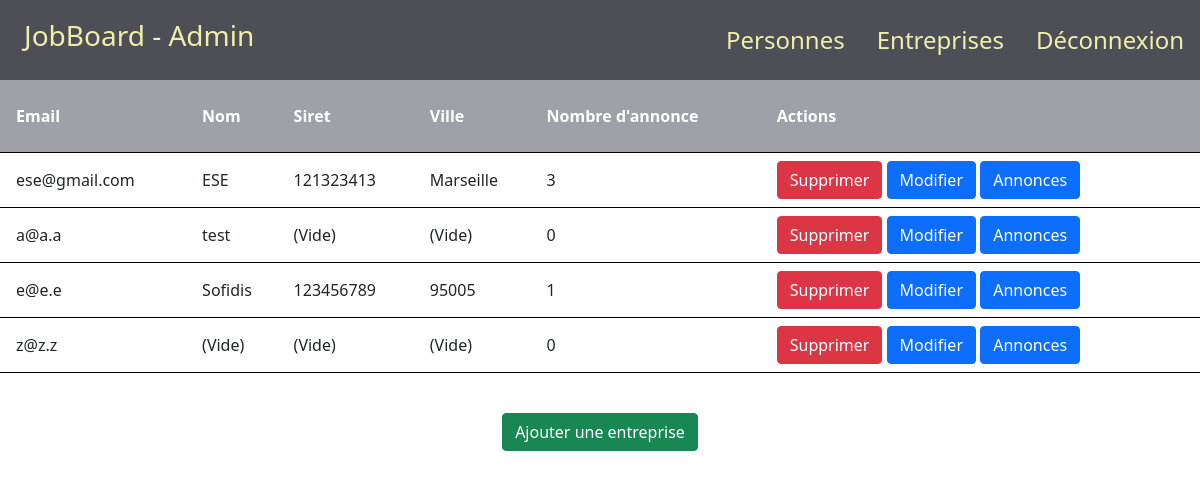
The app's page /admin/companie.php with its own data.
### tables this page shows
CREATE TABLE IF NOT EXISTS `companies` (
  `id` int(11) NOT NULL AUTO_INCREMENT,
  `name_e` varchar(255) DEFAULT NULL,
  `email` varchar(255) DEFAULT NULL,
  `password` varchar(255) DEFAULT NULL,
  `phone` varchar(255) DEFAULT NULL,
  `website` text,
  `addr` varchar(255) DEFAULT NULL,
  `postal_code` varchar(255) DEFAULT NULL,
  `city` varchar(255) DEFAULT NULL,
  `siret` varchar(255) DEFAULT NULL,
  PRIMARY KEY (`id`)
);

### admin/companie.php (the view, shortened to what this page needs)
<!DOCTYPE html>
<html lang="en">
<head>
    <link rel="stylesheet" href="https://cdnjs.cloudflare.com/ajax/libs/twitter-bootstrap/5.1.0/css/bootstrap.min.css">
    <link rel="stylesheet" href="https://cdnjs.cloudflare.com/ajax/libs/font-awesome/5.15.4/css/all.min.css">
    <link rel="stylesheet" href="style/accueil.css">
    <link rel="stylesheet" href="style/nav.css">
</head>
<body>
    <?php
    require_once("../configs/database.php");
    require_once("component/nav.php");
    ?>
    <table>
        <tr>
            <th>Email</th>
            <th>Nom</th>
            <th>Siret</th>
            <th>Ville</th>
            <th>Nombre d'annonce</th>
            <th>Actions</th>
        </tr>
        <?php
        foreach ($db->query("SELECT * FROM companies") as $row) { ?>
            <tr>
                <td><?php if (!$row['email']) {
                        echo "(Vide)";
                    } else {
                        echo $row['email'];
                    } ?></td>
                <td><?php if (!$row['name_e']) {
                        echo "(Vide)";
                    } else {
                        echo $row['name_e'];
                    } ?></td>
                <td><?php if (!$row['siret']) {
                        echo "(Vide)";
                    } else {
                        echo $row['siret'];
                    } ?></td>
                <td><?php if (!$row['city']) {
                        echo "(Vide)";
                    } else {
                        echo $row['city'];
                    } ?></td>
                <td><?php
                    $i = 0;
                    $id = $row['id'];
                    foreach ($db->query("SELECT * FROM advertising WHERE companies_id = '$id'") as $row1) {
                        $i++;
                    }
                    echo $i;
                    ?></td>
                <td>
                    <button type="button" class="btn btn-danger" data-bs-toggle="modal" data-bs-target="#exampleModal" onclick="supp_ese(<?php echo $id ?>, 0)">Supprimer</button>
                    <button type="button" class="btn btn-primary" data-bs-toggle="modal" data-bs-target="#exampleModal<?= $id?>" onclick="up_ese(<?php echo $id ?>, 0)">Modifier</button>
                    <button type="button" class="btn btn-primary" onclick="go_adds(<?php echo $id ?>)">Annonces</button>
                </td>
            </tr>
        <?php
        }
        ?>
    </table>
    <div style="text-align: center; margin-top:5vh;">
        <button type="button" class="btn btn-success" data-bs-toggle="modal" data-bs-target="#exampleModal-1">Ajouter une entreprise</button>
    </div>
</body>
</html>

### admin/style/accueil.css (style rules this page uses)
body { background-color: white; }
table { width: 100%; }
th { background-color: #9FA0A8; color: white; padding: 3vh 0vh 3vh 2vh; border: 10px; }
tr { border-bottom: solid 0.1vh black; }
td { padding-top: 1vh; padding-bottom: 1vh; padding-left: 2vh; }

### records on screen
companies: email "ese@gmail.com", name_e "ESE", siret "121323413", city "Marseille", i "3"
companies: email "a@a.a", name_e "test", shows "(Vide)", i "0"
companies: email "e@e.e", name_e "Sofidis", siret "123456789", city "95005", i "1"
companies: email "z@z.z", shows "(Vide)", i "0"
